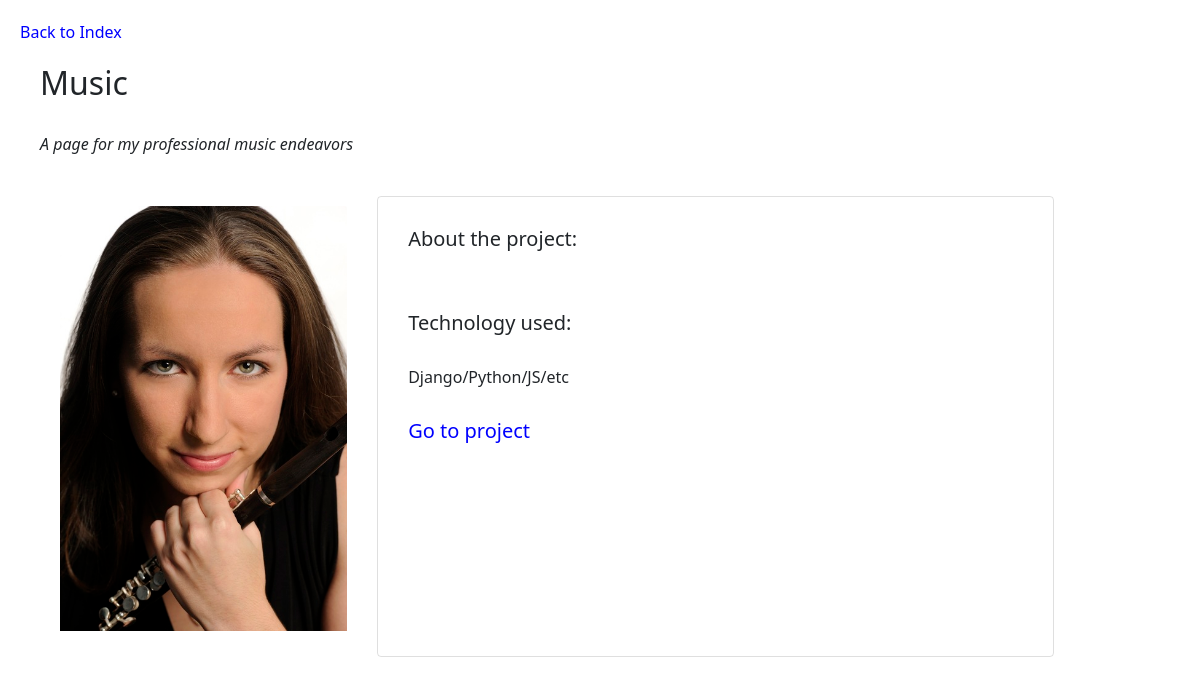
Before: /projectGallery/3/ with the older database file.
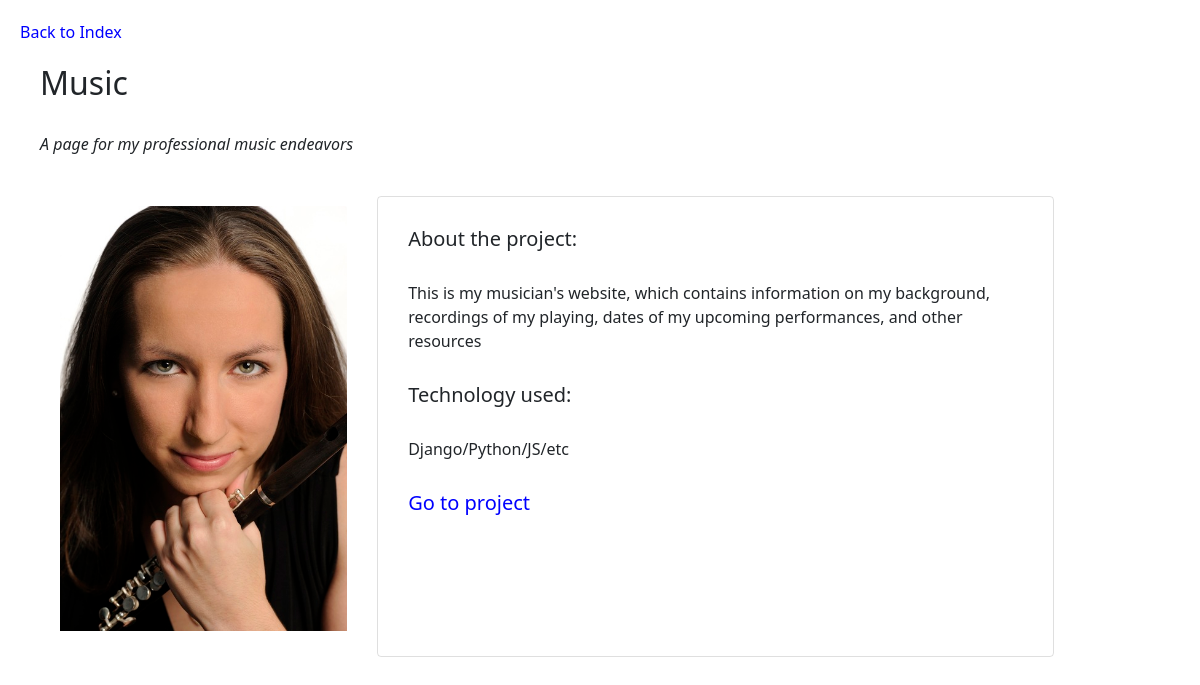
After: the same page with the newer database file.
### projectGallery/models.py (models this page shows)
class Project(models.Model):
    title = models.CharField(max_length=100)
    summary = models.CharField(max_length=100)
    description = models.TextField(blank=True, null=True)
    technology = models.CharField(max_length=20, blank=True, null=True)
    image = models.ImageField(upload_to='projectGallery/uploads/', blank=True, null=True)
    url = models.CharField(max_length=100, blank=True, null=True)

### projectGallery/views.py (the view)
# urls.py: path("<int:pk>/", views.project_detail, name="project_detail"),
def project_detail(request, pk):
    project = Project.objects.get(pk=pk)
    context = {
		"breakpoints": settings.IMAGE_BREAKPOINTS,
        'project': project
    }
    return render(request, 'project_detail.html', context)

### projectGallery/templates/project_detail.html
{% extends "project_base.html" %}
{% load thumbnail %}
{% load static %}
{% block page_content %}
<a href="{% url 'project_index' %}">Back to Index</a>
<h1 class="normal">{{ project.title }}</h1>
<p class="normal"><i>{{ project.summary }}</i></p>
<div class="normal projectDetailContainer">
	<div class="normal projectDetailImage">
		<img src="{% thumbnail project.image '768' as im %}{{ im.url }}{% endthumbnail %}"
			srcset="
				{% for size in breakpoints %}
				{% thumbnail project.image size as im %}  {{ im.url }} {{ im.x }}w{% endthumbnail %},
				{% endfor %}
				"
			class="card-img-top"
			alt="{{project.title}}"/>
	</div>
	<div class="normal projectDetailBox">
		<h5 class="normal">About the project:</h5>
		<p class="normal">{{ project.description }}</p>
		<h5 class="normal">Technology used:</h5>
		<p class="normal">{{ project.technology }}</p>
		<h5 class="normal"><a href="{{ project.url }}">Go to project</a></h5>
	</div>
</div>
{% endblock %}

Changed rows visible on the page:
changed Project "Music": description (not shown) → "This is my musician's website, which contains information on my background, recordings of my playing, dates of my upcoming performances, and other resources"
